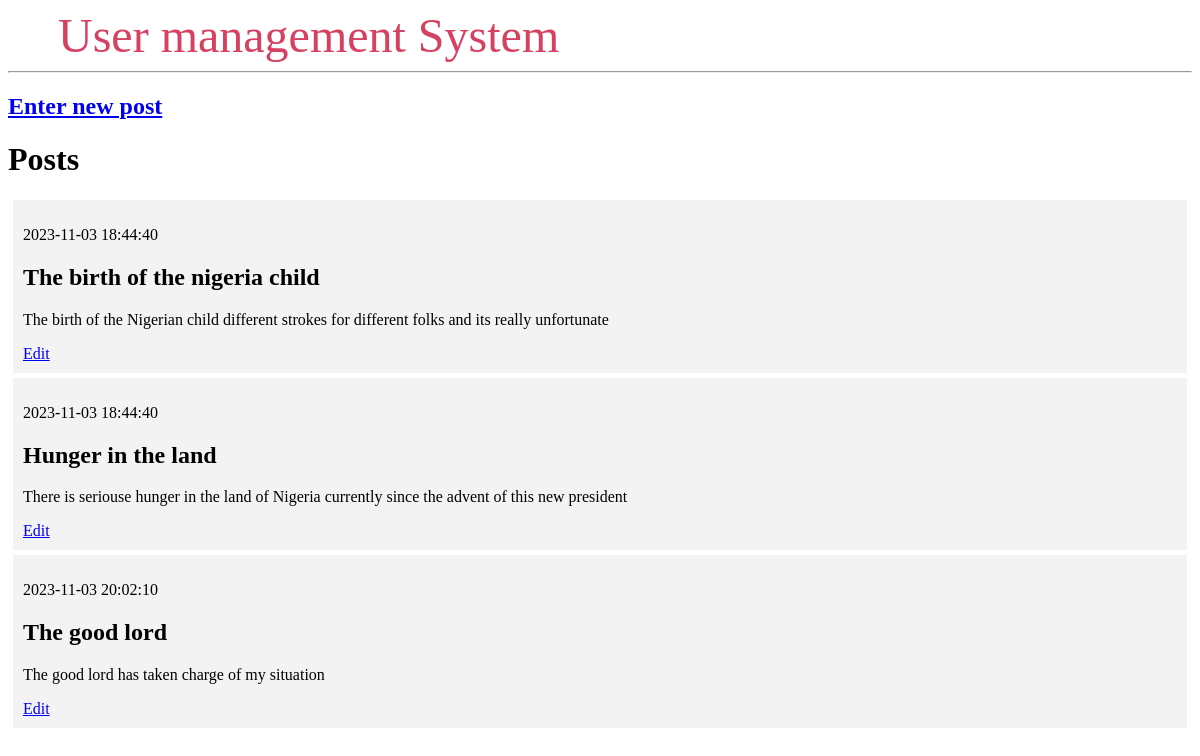
Before: / with the older database file.
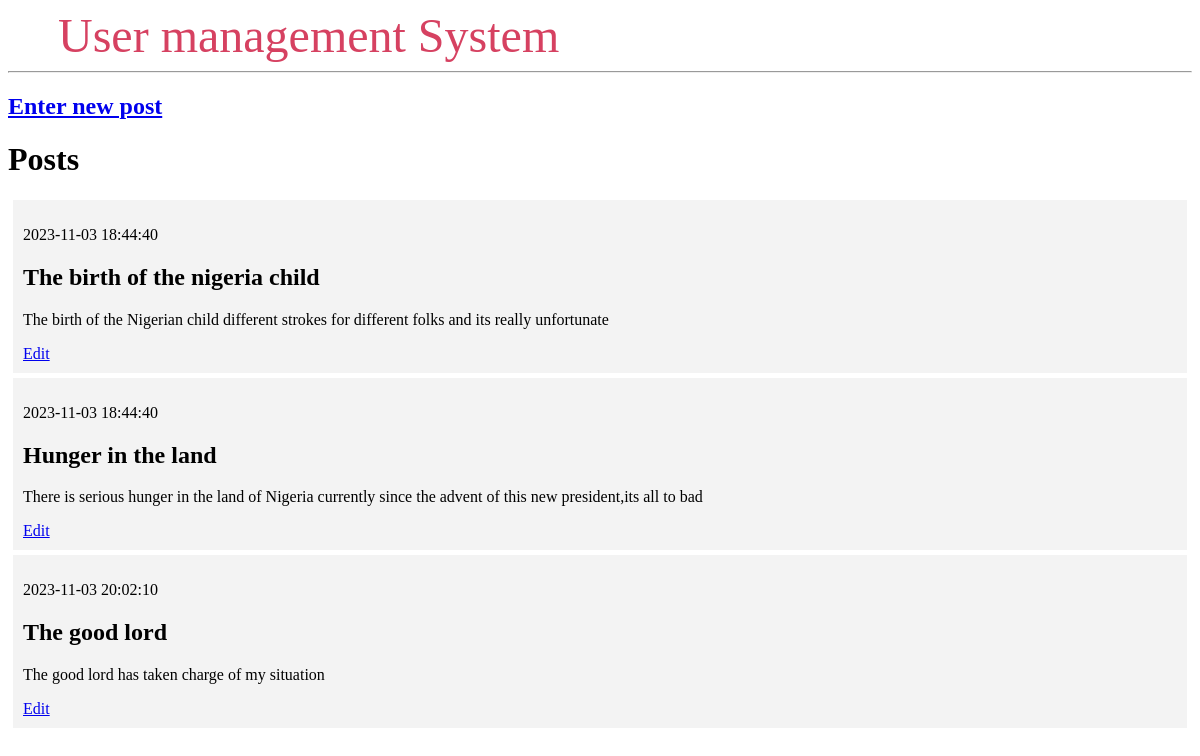
After: the same page with the newer database file.
### tables this page shows
CREATE TABLE userpost (
  id INTEGER PRIMARY KEY AUTOINCREMENT,
  created TIMESTAMP NOT NULL DEFAULT CURRENT_TIMESTAMP,
  title TEXT NOT NULL,
  content TEXT NOT NULL
  
);

### app.py (the view)
@app.route('/')
def index():
    conn = get_db_connection()
    posts = conn.execute('SELECT * FROM userpost').fetchall()
    conn.close()
    return render_template('index.html', posts=posts)

### app.py (called while the page is built)
def get_db_connection():
    conn = sqlite3.connect('data.db')
    conn.row_factory = sqlite3.Row
    return conn

### templates/index.html
{% extends 'base.html' %}
{% block content %}
<h2><a href = "/new">Enter new post</a></h2>
    <h1>{% block title %} Posts {% endblock %}</h1>
    {% for post in posts %}
        <div class='post'>
            <p>{{ post['created'] }}</p>
            <h2>{{ post['title'] }}</h2>
            <p>{{ post['content'] }}</p>
            <a href="{{ url_for('edit', id=post['id']) }}">Edit</a>
        </div>
    {% endfor %}
{% endblock %}

### templates/base.html (shortened to what this page needs)
<!DOCTYPE html>
<html lang="en">
<head>
</head>
<body>
    <nav>
        <a href="{{ url_for('index') }}">User management System</a>
    </nav>
    <hr>
    <div class="content">
        {% block content %} {% endblock %}
    </div>
</body>
</html>

### templates/base.html (style rules this page uses)
.post { padding: 10px; margin: 5px; background-color: #f3f3f3 }
nav a { color: #d64161; font-size: 3em; margin-left: 50px; text-decoration: none; }

Changed rows visible on the page:
changed userpost "Hunger in the land": content "There is seriouse hunger in the land of Nigeria currently since the advent of this new president" → "There is serious hunger in the land of Nigeria currently since the advent of this new president,its all to bad"
